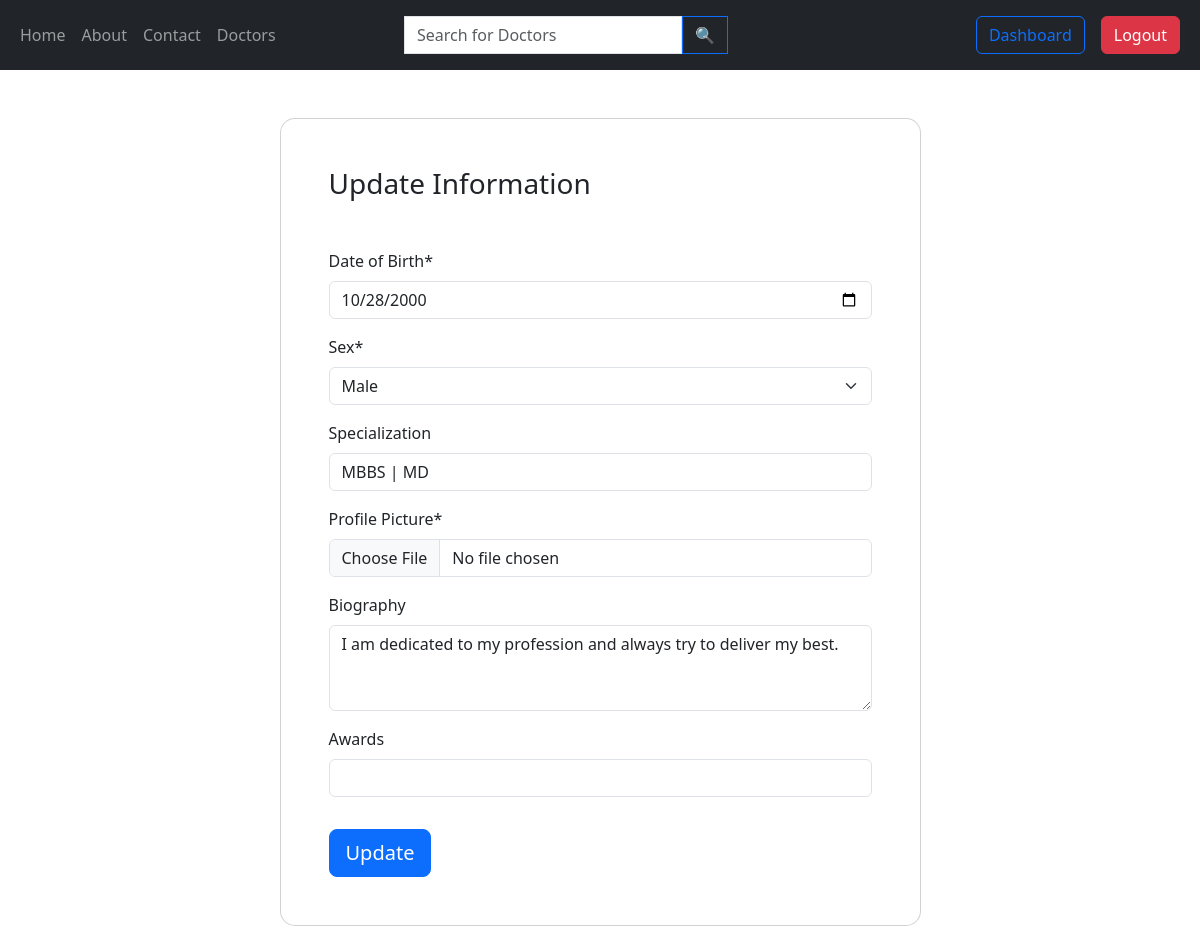
Screenshot of /doctor-update/1/ (signed in) with the database file from the repository.
### doctor/models.py (models this page shows, shortened)
class Doctor(models.Model):
  user= models.OneToOneField(User, on_delete= models.CASCADE,default=1)
  dob= models.DateField(default= None)
  sex= models.CharField(max_length= 10, choices= [('MALE', 'Male'), ('FEMALE', 'Female'), ('OTHER', 'Other')], default= 'FEMALE')
  department = models.ManyToManyField(Department)
  specialization = models.TextField(blank= True, null= True)
  dayofstarting= models.DateField(auto_now= True)
  avatar=models.ImageField(default="default_doctor_image.jpeg")
  Bio=models.TextField(default="",blank= True, null= True)
  Awards=models.TextField(default="",blank= True, null= True)

### doctor/views.py (the view)
# urls.py: path('doctor-update/<str:pk>/',views.doctor_update,name="doctor-update"),
@login_required(login_url='login_page')
@role_required(['DOCTOR'])
def doctor_update(request,pk):
    doctor=Doctor.objects.get(id=int(pk))
    form = DoctorForm(instance=doctor)
    if (request.method=='POST'):
        form = DoctorForm(request.POST,request.FILES,instance=doctor)
        if form.is_valid():
            form.save()
            return redirect('doctor-profile',pk=doctor.id)
    context={'form':form}
    return render(request,'doctor_update.html',context)

### doctor/forms.py
class DoctorForm(ModelForm):
    class Meta:
        model = Doctor
        fields = ['dob', 'sex', 'specialization', 'avatar', 'Bio', 'Awards']
        labels = {
            'dob': 'Date of Birth',
            'sex': 'Sex',
            'specialization': 'Specialization',
            'avatar': 'Profile Picture',
            'Bio': 'Biography',
            'Awards': 'Awards',
        }
        widgets = {
            'dob': forms.DateInput(attrs={'type': 'date', 'class': 'form-control', 'max': date.today()}),  # Date input
            'sex': forms.Select(attrs={'class': 'form-control'}),  # Dropdown for sex
            'specialization': forms.TextInput(attrs={'class': 'form-control'}),  # Text input for specialization
            'avatar': forms.FileInput(attrs={'class': 'form-control'}),  # File input for avatar
            'Bio': forms.Textarea(attrs={'class': 'form-control', 'rows': 3}),  # Textarea for Bio
            'Awards': forms.TextInput(attrs={'class': 'form-control'}),  # Text input for Awards
        }

### hmes/decorator.py (called while the page is built)
def role_required(allowed_roles):
    def decorator(view_func):
        @wraps(view_func)
        def _wrapped_view(request, *args, **kwargs):
            if request.user.is_authenticated:
                user_role = request.user.userinfo.role_def  # Adjust this line based on your user model
                if user_role in allowed_roles:
                    return view_func(request, *args, **kwargs)
            return render(request,'error_403.html')
        return _wrapped_view
    return decorator

### doctor/templates/doctor_update.html (shortened to what this page needs)
{% extends "base.html" %}
{% load crispy_forms_tags %}
{% block start %}
<section class="vh-100 gradient-custom">
    <div class="container py-5 h-100">
        <div class="row justify-content-center align-items-center h-100">
            <div class="col-12 col-lg-9 col-xl-7">
                <div class="card shadow-2-strong card-registration" style="border-radius: 15px;">
                    <div class="card-body p-4 p-md-5">
                        <h3 class="mb-4 pb-2 pb-md-0 mb-md-5">Update Information</h3>
                        <form method="post" action="" enctype="multipart/form-data">
                            {{form | crispy}}
                                <div class="mt-4 pt-2">
                                    <input data-mdb-ripple-init class="btn btn-primary btn-lg" type="submit" value="Update" />
                                </div>
                        </form>
                    </div>
                </div>
            </div>
        </div>
    </div>
</section>
{% endblock %}

### rows the page displays
Doctor: dob "10/28/2000", sex "Male", specialization "MBBS | MD", Bio "I am dedicated to my profession and always try to deliver my best."
